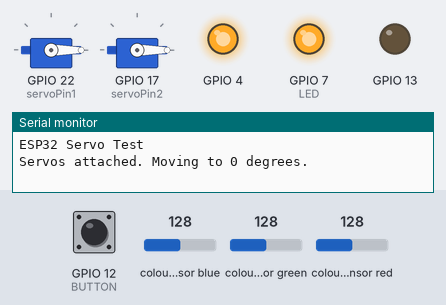
Bench run of a sketch on a simulated ESP32-S3. Parts: 2 × servo, output pins drawn as LEDs (lit = HIGH), the last lines printed to the serial monitor. Wiring (inferred from the names in the program): TCS3200 colour sensor: output GPIO 11; S2 GPIO 8; S3 GPIO 10; S0 GPIO 0; S1 GPIO 2. The test bench sets the inputs (shaded band); at power-on: GPIO 12 (BUTTON) HIGH, colour sensor blue 128, colour sensor green 128, colour sensor red 128. Pins used as bus, display or sensor lines are not drawn.

Above: at 2.2 s.
2.3 s: GPIO 12 (BUTTON) pulled LOW for 0.15 s
At 3.6 s:
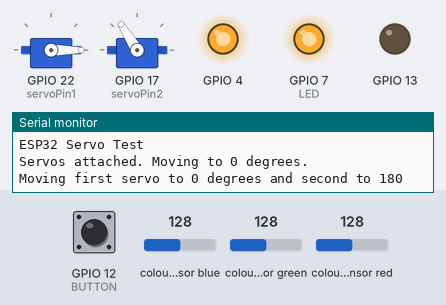
3.9 s: GPIO 12 (BUTTON) pulled LOW for 3.2 s
At 7.9 s:
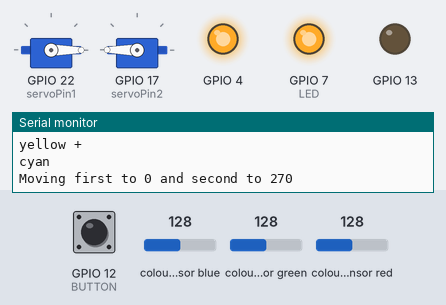
8.6 s: GPIO 12 (BUTTON) pulled LOW for 3.2 s
At 12.7 s:
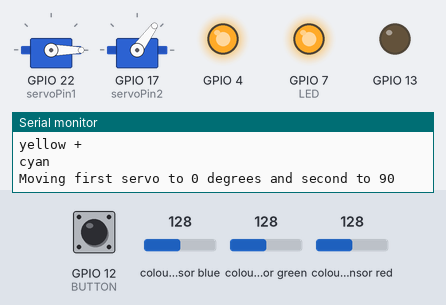
13.3 s: GPIO 12 (BUTTON) pulled LOW for 3.2 s
At 17.5 s:
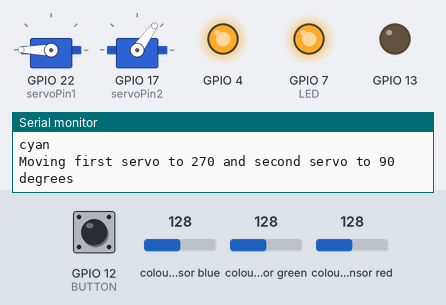
18.0 s: GPIO 12 (BUTTON) pulled LOW for 3.2 s
At 22.2 s:
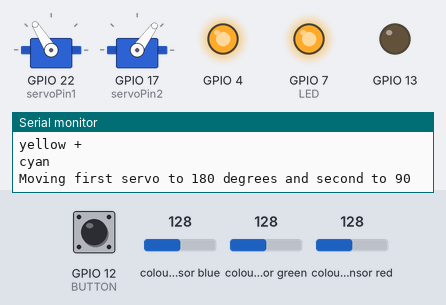
22.7 s: GPIO 12 (BUTTON) pulled LOW for 3.2 s
At 27.0 s:
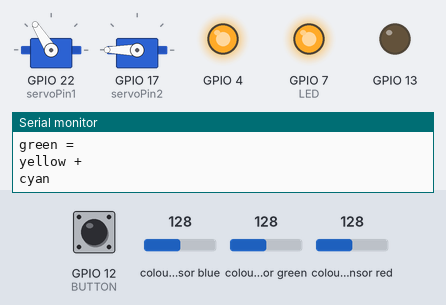
Timing chart, 0 to 28.4 s (numbered marks = the images above; inputs shaded):
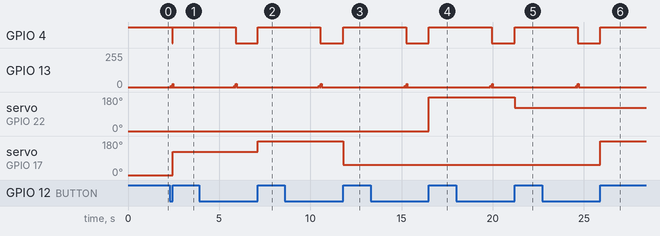

Measured:
- after the input at 2.3 s, GPIO 4: HIGH → LOW after 0.12 s, → HIGH 0.03 s later; GPIO 13: 0/255 → 8/255 at once, → 0/255 0.04 s later, → 24/255 0.07 s later, → 0/255 0.04 s later; servo on GPIO 17 (servoPin2): 0° → 122° after 0.15 s
- after the input at 3.9 s, GPIO 4: HIGH → LOW after 2.0 s, → HIGH 1.2 s later; GPIO 13: 0/255 → 8/255 after 1.9 s, → 0/255 0.04 s later, → 24/255 0.07 s later, → 0/255 0.04 s later; servo on GPIO 17 (servoPin2): 122° → 180° after 3.2 s
- after the input at 8.6 s, GPIO 4: HIGH → LOW after 1.9 s, → HIGH 1.3 s later; GPIO 13: 0/255 → 8/255 after 1.9 s, → 0/255 0.04 s later, → 24/255 0.07 s later, → 0/255 0.04 s later; servo on GPIO 17 (servoPin2): 180° → 54° after 3.2 s
- after the input at 13.3 s, GPIO 4: HIGH → LOW after 1.9 s, → HIGH 1.3 s later; GPIO 13: 0/255 → 8/255 after 1.9 s, → 0/255 0.04 s later, → 24/255 0.07 s later, → 0/255 0.04 s later; servo on GPIO 22 (servoPin1): 0° → 180° after 3.2 s
- after the input at 18.0 s, GPIO 4: HIGH → LOW after 1.9 s, → HIGH 1.3 s later; GPIO 13: 0/255 → 8/255 after 1.9 s, → 0/255 0.04 s later, → 24/255 0.07 s later, → 0/255 0.04 s later; servo on GPIO 22 (servoPin1): 180° → 122° after 3.2 s
- after the input at 22.7 s, GPIO 4: HIGH → LOW after 1.9 s, → HIGH 1.3 s later; GPIO 13: 0/255 → 8/255 after 1.9 s, → 0/255 0.04 s later, → 24/255 0.07 s later, → 0/255 0.04 s later; servo on GPIO 17 (servoPin2): 54° → 180° after 3.2 s

The sketch:

spectradisks.ino
```cpp
#include <Adafruit_GFX.h>
#include <Adafruit_SSD1306.h>
#include <ESP32Servo.h>

#define SCREEN_WIDTH 128 // OLED display width, in pixels
#define SCREEN_HEIGHT 64 // OLED display height, in pixels
#define OLED_RESET     -1 // Reset pin # (or -1 if sharing Arduino reset pin)
#define SCREEN_ADDRESS 0x3C ///< See datasheet for Address; 0x3D for 128x64, 0x3C for 128x32
Adafruit_SSD1306 display(SCREEN_WIDTH, SCREEN_HEIGHT, &Wire, OLED_RESET);

#define S0 0
#define S1 2
#define S2 8
#define S3 10
#define OUT 11
#define LED 7
#define RED 0
#define YELLOW 1
#define GREEN 2
#define CYAN 3
#define BLUE 4
#define MAGENTA 5
#define BUTTON 12

int cheat = 0;


Servo myservo;
Servo myservo2;
byte servoPin1 = 22; // First servo pin
byte servoPin2 = 17; // Second servo pin

void setup() {
  pinMode(S0, OUTPUT);
  pinMode(S1, OUTPUT);
  pinMode(S2, OUTPUT);
  pinMode(S3, OUTPUT);
  pinMode(OUT, INPUT);
  pinMode(LED, OUTPUT);
  pinMode(BUTTON, INPUT_PULLUP);
  pinMode(4, OUTPUT);
  pinMode(13, OUTPUT);
  digitalWrite(4, HIGH);
  digitalWrite(LED, HIGH);
  digitalWrite(S0, HIGH);
  digitalWrite(S1, HIGH);
  Serial.begin(115200);
  // if(!display.begin(SSD1306_SWITCHCAPVCC, SCREEN_ADDRESS)) {
  //   Serial.println(F("SSD1306 allocation failed"));
  //   for(;;); // Don't proceed, loop forever
  // }

  Serial.println("ESP32 Servo Test");

  myservo.attach(servoPin1, 500, 2500);
  myservo2.attach(servoPin2, 500, 2500); // Attach the second servo

  Serial.println("Servos attached. Moving to 0 degrees.");
  myservo.writeMicroseconds(500);  // Move first servo to 0 degrees
  myservo2.writeMicroseconds(500); // Move second servo to 0 degrees
  delay(1000);
}

struct color {
  float r;
  float g;
  float b;
};

struct color normalize(color c) {
  float length = sqrt(sq(c.r) + sq(c.g) + sq(c.b));
  return color {.r = c.r/length, .g = c.g/length, .b = c.b/length};
}

float color_distance(color c1, color c2) {
  c1 = normalize(c1);
  c2 = normalize(c2);
  return sqrt(sq(c2.r - c1.r) + sq(c2.g - c1.g) + sq(c2.b - c1.b));
}

String color_strings[6] = {
  "red = \nyellow + \nmagenta",
  "yellow = \nyellow + \nclear",
  "green = \nyellow + \ncyan",
  "cyan = \ncyan + \nclear",
  "blue = \ncyan + \nmagenta",
  "magenta = \nmagenta + \nclear"
};

color measured_color_values[6] {
  {.r = 0.31, .g = 0.73, .b = 0.61}, //red
  {.r = 0.37, .g = 0.48, .b = 0.8}, //yellow
  {.r = 0.66, .g = 0.46, .b = 0.58}, //green
  {.r = 0.77, .g = 0.48, .b = 0.43}, //cyan
  {.r = 0.74, .g = 0.56, .b = 0.37}, //blue
  {.r = 0.29, .g = 0.82, .b = 0.49}, //magenta
};

int closest_color(color input_color) {
  float min_dist = color_distance(input_color, measured_color_values[0]);
  float d;
  int min_color = 0;
  for (int i = 1; i < 6; i++) {
    d = color_distance(input_color, measured_color_values[i]);
    if (d < min_dist) {
      min_dist = d;
      min_color = i;
    }
  }
  return min_color;
}

void servo_move(int calculated_color) {

  //Create Red
  calculated_color = cheat;
  cheat = (cheat + 1) % 6;
  if (calculated_color == 0) {
    Serial.println("Moving first servo to 0 degrees and second to 180");
    myservo.writeMicroseconds(500);
    myservo2.writeMicroseconds(1850);
    //myservo.writeMicroseconds(1100); // Adjust this value as needed for 90 degrees
    delay(3000); // Wait for the servo to reach the position
  }

  if (calculated_color == 1) {
    // Create Yellow
    Serial.println("Moving first to 0 and second to 270");
    myservo.writeMicroseconds(500);
    myservo2.writeMicroseconds(2500);
    delay(3000); // Wait for the servo to reach the position
  }


  // Move first servo to 180 degrees (1850)
  if (calculated_color == 2) {
    //Create Green
    Serial.println("Moving first servo to 0 degrees and second to 90");
    myservo.writeMicroseconds(500);
    myservo2.writeMicroseconds(1100);
    delay(3000); // Wait for the servo to reach the position
  }

  if (calculated_color == 3) {
    //Create Cyan
    // Move second servo to 180 degrees
    Serial.println("Moving first servo to 270 and second servo to 90 degrees");
    myservo.writeMicroseconds(2500);
    myservo2.writeMicroseconds(1100);
    delay(3000); // Wait for the servo to reach the position
  }

  if (calculated_color == 4) {
    // Create Blue
    Serial.println("Moving first servo to 180 degrees and second to 90");
    myservo.writeMicroseconds(1850);
    myservo2.writeMicroseconds(1100);
    delay(3000); // Wait for the servo to reach the position
  }

  if (calculated_color == 5) {
    // Create Magenta
    Serial.println("Moving first servo to 180 second servo to 270 degrees");
    myservo.writeMicroseconds(1850);
    myservo2.writeMicroseconds(2500); // Move second servo to 270 degrees
    delay(1000); // Wait for the servo to reach the position
      }

}

void display_color(int calculated_color) {
  display.clearDisplay();
  display.setTextSize(2); // Draw 2X-scale text
  display.setTextColor(SSD1306_WHITE);
  display.setCursor(0, 0);
  display.println(color_strings[calculated_color]);
  display.display();      // Show initial text
}

void play_note(float freq, int millis) {
  int iterations = millis * 32 / (5 * freq) ;
  for (int j = 0; j < iterations; j++) {
    for (int i = 0; i < freq; i++) {
      analogWrite(13, sin(i*6.28/freq) * 1024);
    }

  }
}

void play_tune(float scale) {
  play_note(4, 100);
  delay(100);
  play_note(5, 100);
  play_note(6, 100);
  play_note(1, 100);

}

int temp;
int red;
int green;
int blue;
color input_color;
int calculated_color;

void loop() {

  // set S2 and S3 to use red filtered photodiodes
  // min: 45
  // max: 300
  digitalWrite(S2, LOW);
  digitalWrite(S3, LOW);
  for (int i = 0; i < 100; i++ ) {
    temp += pulseIn(OUT, LOW);
  }
  red = temp/100;
  temp = 0;
  // Serial.print("R = ");
  // Serial.print(red);
  delay(100);


  // set S2 and S3 to use green filtered photodiodes
  // min: 160
  // max: 700
  digitalWrite(S2, HIGH);
  digitalWrite(S3, HIGH);
  for (int i = 0; i < 100; i++) {
    temp += pulseIn(OUT, LOW);
  }
  green = temp/100;
  temp = 0;
  // Serial.print(" G = ");
  // Serial.print(green);
  delay(100);


  // set S2 and S3 to use blue filtered photodiodes
  // min: 120
  // max: 2000
  digitalWrite(S2, LOW);
  digitalWrite(S3, HIGH);
  for (int i = 0; i < 100; i++) {
    temp += pulseIn(OUT, LOW);
  }
  blue = temp/100;
  temp = 0;
  // Serial.print(" B = ");
  // Serial.println(blue);
  delay(100);

  input_color = color {.r = red, .g = green, .b = blue};
  color normalized = normalize(input_color);
  // Serial.print("R = ");
  // Serial.print(normalized.r);
  // Serial.print(" G = ");
  // Serial.print(normalized.g);
  // Serial.print(" B = ");
  // Serial.println(normalized.b);
  while(digitalRead(BUTTON));
  if (!digitalRead(BUTTON)) {
    calculated_color = closest_color(normalized);
    play_tune(1);
    digitalWrite(4, LOW);
    while (!digitalRead(BUTTON));
    digitalWrite(4, HIGH);
  }
  servo_move(calculated_color);

  Serial.println(color_strings[calculated_color]);
  //display_color(calculated_color);
}
```
